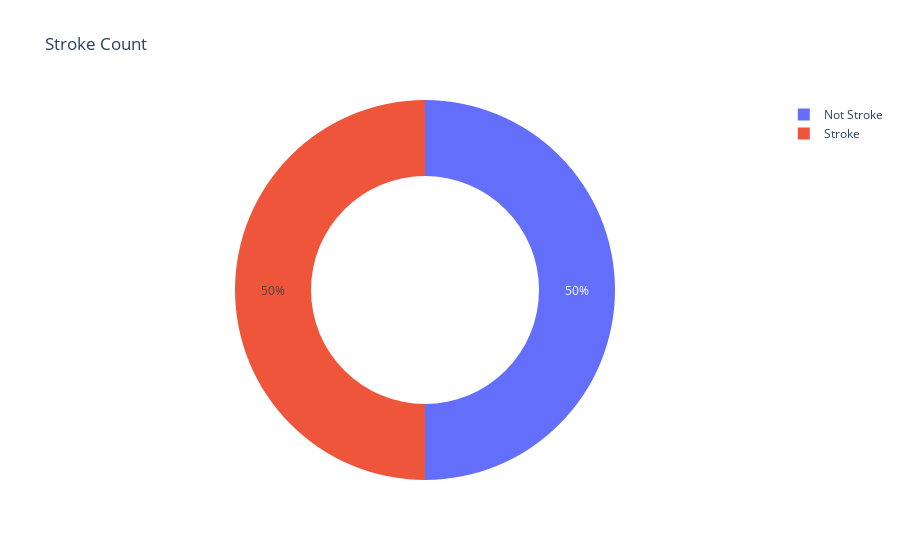

Notebook code cell kept with this figure:
### Code cell
stroke_count = dict(df['stroke'].value_counts())

fig = px.pie(names = ['Not Stroke','Stroke'],
             values = stroke_count.values(),
             title = 'Stroke Count',
             hole = 0.6)
fig.show()

### Figure 1 — Plotly figure (JSON) as saved in the notebook; plotly's stock layout.template omitted (floating-point values rounded to 4 significant figures)
{"data": [{"domain": {"x": [0, 1], "y": [0, 1]}, "hole": 0.6, "hovertemplate": "label=%{label}<br>value=%{value}<extra></extra>", "labels": ["Not Stroke", "Stroke"], "legendgroup": "", "name": "", "showlegend": true, "type": "pie", "values": [4124, 4124]}], "layout": {"legend": {"tracegroupgap": 0}, "title": {"text": "Stroke Count"}}}
